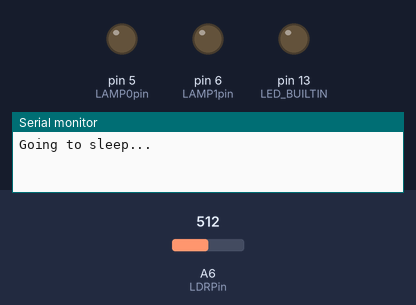
Simulated run of this sketch. Board: Arduino Nano, built with avr-gcc and run on an emulated ATmega328P. On the bench: output pins drawn as LEDs (lit = HIGH), the last lines printed to the serial monitor. The test bench sets the inputs (shaded band); at power-on: A6 (LDRPin) = 512. Sleep ends after the set time or at an interrupt.

Above: at 0.1 s.
At 62.6 s:
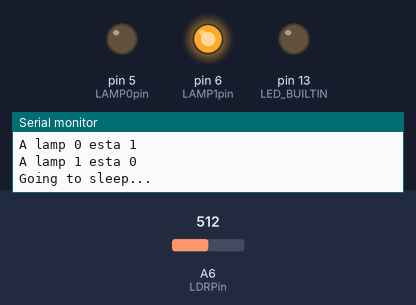
Timing chart, 0 to 64.1 s (numbered marks = the images above):
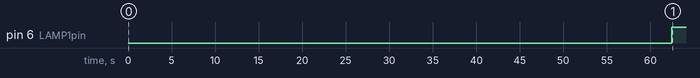

Measured:
- by itself, pin 6 (LAMP1pin): LOW → HIGH at 62.5 s

The sketch:

main-testePiorCaso.ino
```cpp
#include "header.h"

volatile byte FSM_wake = 0;

void setup() {
    Serial.begin(9600);
    pinMode(LED_BUILTIN, OUTPUT);
    pinMode(EXTpin,INPUT);
    pinMode(LAMP0pin,OUTPUT);
    pinMode(LAMP1pin,OUTPUT);

    noInterrupts();
//Setting External Interrupt INT0 - D2
//If D3 is used, chage bits to ISC11 and ISC10 =0
//    EICRA &= ~((1<<ISC11) | (1<<ISC10) | (1<<ISC01) | (1<<ISC00));
//    EIMSK |= 1 << INT0;

//Configurando Watchdog. Para zerar, usar &. Para setar, usar |
    /* Clear the reset flag. */
    MCUSR   &=  ~(1<<WDRF);
    WDTCSR  |=  (1 << WDCE) | (1<<WDE);
    WDTCSR  =   (0 << WDE) |(0 << WDP3) | (1 << WDP2) | (1 << WDP1) | (0 << WDP0);
    WDTCSR  |=  (1 << WDIE);
    interrupts();

//Teste
    contexto[0].setPlanta("alface");
    contexto[0].setLampada(1);
    contexto[0].setTempoPlanta(3);
    contexto[0].setLampStats(false);
}

void loop() {
    static unsigned long utc = 1493769600;
    static byte FSM_sec = 0;
    static bool podeContarTempo = false;
    float LDRVoltage;
    float ThrVoltage = 2.0;
    static byte timeCountData;
    static byte timeCountLDR;
    tm localTime;
    tm horarioInicial;

    /*How was uC woken? Ext int or WDT?*/
    switch(FSM_wake){
        case SEC_INCR:
            utc++;
            utcToTime(&localTime, &utc);
            FSM_wake &= ~(1 << SEC_INCR_bit);
            Serial.print(localTime.hora);Serial.print(":");Serial.print(localTime.minu);
            Serial.print(":");Serial.println(localTime.seg);

            /*Increment timeCountData and timeCountLDR. Both in mins*/
            if (localTime.seg == 1){
                timeCountData++;
                timeCountLDR++;
                Serial.print("timeCountData=");Serial.print(timeCountData);
                Serial.print("\t timeCountLDR=");Serial.println(timeCountLDR);
            }

            /*Turn on timeCountData and timeCountLDR*/
            if(timeCountData-1 >= UPDT_RATE){
                FSM_sec |= (1 << UPDT_DATA_bit);
                timeCountData = 1;
                Serial.println("Atualizacao dados!");
            }else if(timeCountLDR-1 >= UPDT_LDR){
                FSM_sec |= (1 << UPDT_LDR_bit);
                timeCountLDR = 1;
                Serial.println("Atualizacao LDR!");
            }else if(timeCountLDR-1 >= UPDT_LDR && timeCountData-1 >= UPDT_RATE){
                FSM_sec |= (1 << UPDT_DATA_bit);
                FSM_sec |= (1 << UPDT_LDR_bit);
                timeCountLDR = 1;
                timeCountData = 1;
                Serial.println("Atualizacao de tudOOO!");
            }

            if(localTime.hora == 0 && localTime.minu == 0 && localTime.seg == 3){podeContarTempo = false;}

            switch(FSM_sec){
                case SEC_INCR_AND_UPDT_DATA_AND_LDR:
                /*
                 * Fall through. First updates data,
                 * on the next interrupt, 1 sec later,
                 * the FSM_sec still wont have a 0 on
                 * the UPDT_LDR_bit, so it will
                 * update the LDR!
                 */
                case SEC_INCR_AND_UPDT_DATA:
                /*
                 * Call utc to time func
                 * Update data
                 */
                    FSM_sec &= ~(1 << UPDT_DATA_bit);

                    //Updates lightbulb status
                    if(podeContarTempo == true){
                        for (int i = 0; i < 2; ++i)
                        {
                            //UNCOMENT
                            //int tempoPercorrido = (localTime.hora*60 + localTime.minu) - (horarioInicial.hora*60 + horarioInicial.minu);
                            int tempoPercorrido = (localTime.minu) - (horarioInicial.minu);
                            int tempoIdeal = contexto[i].getTempoPlanta();
                            contexto[i].setLampStats(acendeLampada(&tempoPercorrido, &tempoIdeal, &LDRVoltage, &ThrVoltage));
                        }
                    }
                break;
                case SEC_INCR_AND_UPDT_LDR:
                    Serial.println("FSM att ldr");
                    FSM_sec &= ~(1 << UPDT_LDR_bit);
                    LDRVoltageUpdt(&LDRVoltage);


                    //Updates lightbulb status
                    if(podeContarTempo == true){
                        for (int i = 0; i < 2; ++i)
                        {
                            //UNCOMENT
                            //int tempoPercorrido = (localTime.hora*60 + localTime.minu) - (horarioInicial.hora*60 + horarioInicial.minu);
                            int tempoPercorrido = (localTime.minu) - (horarioInicial.minu);
                            int tempoIdeal = contexto[i].getTempoPlanta();
                            contexto[i].setLampStats(acendeLampada(&tempoPercorrido, &tempoIdeal, &LDRVoltage, &ThrVoltage));
                            Serial.print("A lamp ");Serial.print(i);Serial.print(" esta ");
                            Serial.println(contexto[i].getLampStats(), DEC);
                        }
                    }
                break;
                default:
                break;
            }

            //Updates daily initial time
            //UNCOMENT
            //if ((podeContarTempo == false && LDRVoltage > ThrVoltage) || (localTime.hora > 10) ){
            if (podeContarTempo == false && (/*LDRVoltage > ThrVoltage ||*/ localTime.minu == 0 && localTime.seg > 9 ) ){
                podeContarTempo = true;
                utcToTime(&horarioInicial, &utc);
                Serial.println("Tempo contando!\t");
            }

        break;
        case BUT_PRESS_AND_SEC_INC:
            utc++;
            FSM_wake &= ~(1 << SEC_INCR_bit);
        case BUT_PRESS:
            //Clear bit
            //Turn on backlight & set bit
            //Send data foward
            FSM_wake &= ~(1 << BUT_PRESS_bit);

        break;
        default:
            PowerDown();
        break;
        PowerDown();
    };
}
```

functions.ino
```cpp
/*
 * Functions: ISR WDT, ISR extINT, LDRVoltageUpdt, PowerDown, utcToSeg
*/

ISR(INT0_vect){
    FSM_wake |= (1 << BUT_PRESS_bit);
    Serial.println("ext int!");
    }

ISR(WDT_vect){
    FSM_wake |= (1 << SEC_INCR_bit);
  }

bool acendeLampada(int* tempoPercorrido, int* tempoIdeal, float* LDRVoltage, float*ThrVoltage){
	bool retorno;

	if((*tempoPercorrido <= *tempoIdeal)/* && (*LDRVoltage < *ThrVoltage)*/){
		retorno = true;
	} else {
		retorno = false;
	}
	return retorno;
}

/*
 * Update LDR input voltage
 */
void LDRVoltageUpdt(float* LDRVoltage){
	*LDRVoltage = 5.0*analogRead(LDRPin)/1023.0;
}

/*
 * Enable pullup on unused pins
 */
void PowerDown(){
    Serial.println("Going to sleep...");
    Serial.end();
    /*
     * Power Reduction Register
     * Disable I2C, Timer 2, Timer 1, SPI, USART and ADC
     * See how to reinitialize USART
     */
    noInterrupts();
    PRR = (1 << PRTWI0) | (1 << PRTIM2) | (1 << PRTIM1) | (1 << PRTIM0) | (1 << PRSPI0) | (0 << PRUSART0) | (1 << PRADC);
    interrupts();
    /*
     * Sleep Mode Control Register
     * Set Power Down Mode
     * SE = Sleep Enable
     * After wake up, program re-starts after __asm__
     */
    SMCR = (0 << SM2) | (1 << SM1) | (0 << SM0);
    SMCR |= 1 << SE;
    __asm__ __volatile__ ( "sleep" "\n\t" :: );
    SMCR &= ~(1 << SE);
    Serial.begin(9600);
    Serial.println("\nWaking up...");
    }

    //(*localTime).ano é igual a localTime->ano
//31557600=365.25 dias no ano.  31536000=365*24*3600.    31622400=366*24*3600

void utcToTime(tm *localTime, unsigned long* utc){

    unsigned long segUtc;
    unsigned long anoTemp;
    unsigned int diaDoAno;        //Bit 15 é 0 se ano n for bissexto, 1 se ano for bissexto
    byte anoBissexto = 0;
    byte anoNoOffset;
    byte diaDoMes;
    byte mesTeste;
    byte hora;
    byte minu;
    byte seg;
    static const unsigned int diasDesde1Jan[2][13]=
        {
            {0,31,59,90,120,151,181,212,243,273,304,334,365},
            {0,31,60,91,121,152,182,213,244,274,305,335,366}
        };

    //Vendo se o ano é bissexto e dividindo pelo tempo certo.
    //Se a divisão do ano por 4 n for 0, ano não é bissexto
    //Bit 15 é 0 se ano n for bissexto, 1 se ano for bissexto
    anoNoOffset = (*utc / 31557600);

    for(anoTemp = 1970; anoTemp <= (anoNoOffset+1970); anoTemp++){
        if((anoTemp % 4) == 0){
            anoBissexto++;
        }
    }

    if( ((anoNoOffset+1970) % 4) != 0){

        anoNoOffset = (*utc / 31536000);
        segUtc = *utc % 31536000;
        diaDoAno = (segUtc / 86400) - anoBissexto;
        diaDoAno &= ~(1<<15);

    } else {

        anoNoOffset = (*utc / 31622400);
        segUtc = *utc % 31622400;
        diaDoAno = (segUtc / 86400) - anoBissexto;
        diaDoAno |= (1<<15);

    }

    //Calculando dia do ano, mês e dia do mês

    for(mesTeste = 1 ; mesTeste < 13 ; mesTeste++){
        if(diaDoAno < diasDesde1Jan[bitRead(diaDoAno,15)][mesTeste]){
            diaDoMes = (diaDoAno & ~(1<<15)) - diasDesde1Jan[bitRead(diaDoAno,15)][mesTeste - 1] + 1;
            break;
        }
    }

    segUtc %= 86400;                       //De segundos para dias
    hora = segUtc / 3600;
    segUtc %= 3600;                        //De dias para horas
    minu = segUtc / 60;
    segUtc %= 60;                          //De horas para minutos

    localTime->ano = anoNoOffset - 30;  //Últimos dois dígitos, considerando os primeiros como
    localTime->mes = mesTeste;
    localTime->diaDoAno = diaDoAno & ~(1<<15);
    localTime->diaDoMes = diaDoMes;
    localTime->hora = hora;
    localTime->minu = minu;
    localTime->seg = segUtc;
}


//Suponho que o tempo foi att pelo usuário
//Agora preciso atualizar o utc
//Não tenho dia do ano, só dia do mês e mês
```

header.h
```cpp
#ifndef HEADER_H
#define HEADER_H

#define LDRPin A6
#define EXTpin 2
#define LAMP0pin 5
#define LAMP1pin 6

#define SEC_INCR_bit 0
#define BUT_PRESS_bit 1
#define UPDT_DATA_bit 0
#define UPDT_LDR_bit 1
#define KEEP_LCD_bit 2

#define BUT_PRESS_AND_SEC_INC B11
#define BUT_PRESS B10
#define SEC_INCR 1
#define SEC_INCR_AND_UPDT_DATA B1
#define SEC_INCR_AND_UPDT_LDR B10
#define SEC_INCR_AND_UPDT_DATA_AND_LDR B11
#define UPDT_RATE 2
#define UPDT_LDR 1
#define KEEP_LCD 30

#define PRTWI0 7
#define PRTIM2 6
#define PRTIM0 5
#define PRTIM1 3
#define PRSPI0 2
#define PRUSART0 1
#define PRADC 0
#define WDP3 5
#define WDP2 2
#define WDP1 1
#define WDP0 0

//#define CA22 2
//#define CA21 1
//#define CA20 0

//#define OCIEA 1

typedef struct {
    byte seg;
    byte minu;
    byte hora;
    byte dia;   //Dia da semana
    byte diaDoMes;
    unsigned int diaDoAno;
    byte mes;
    byte ano;   //overflow em 2038
    }   tm;

class Planta{
protected:
	String namePlant;
	int tempo_ideal;
};

class Lampada{
protected:
	int codigoLamp;
	bool isAceso;
};

class Contexto: public Lampada, public Planta{
private:
//    tm tempoPercorrido;
public:
	Contexto();//construtor default
    void setTempoPlanta(int);
//    void setTempoPercorrido();
	void setPlanta(String);
	void setLampada(int);
    void setLampStats(bool);

//    tm getTempoPercorrido();
    int getTempoPlanta();
	int getLampada();	//numero da lampada
	bool getLampStats();
	String getPlanta();	//retorna so o nome da strcut da planta
} contexto[2];

class Controle : public Contexto{
private:
	float tensaoLDR;
	float tensaoThreshold;
public:
	bool jaTeveLuz;

	void setTensaoThreshold(byte porcentagem);
	float getTensaoLDR();
};

#endif
```

methods.ino
```cpp
//Methods to Contexto e Controle
#include "header.h"

using namespace std;
Contexto::Contexto(){
    codigoLamp = tempo_ideal = 0;
    isAceso = false;
    namePlant = "";
};
void Contexto::setPlanta(String recebido){
	namePlant = recebido;
};
void Contexto::setLampada(int recebido){
    switch(recebido){
        case 0:
            codigoLamp = LAMP0pin;
        break;
        case 1:
            codigoLamp = LAMP1pin;
        break;
    }
};
void Contexto::setLampStats(bool recebido){
    isAceso = recebido;
    digitalWrite(codigoLamp,recebido);
};
void Contexto::setTempoPlanta(int recebido){
    tempo_ideal = recebido;
};
int Contexto::getTempoPlanta(){
    return(tempo_ideal);
};
int Contexto::getLampada(){
	return(codigoLamp);
};
String Contexto::getPlanta(){
	return(namePlant);
};
bool Contexto::getLampStats(){
	return(isAceso);
};
```
